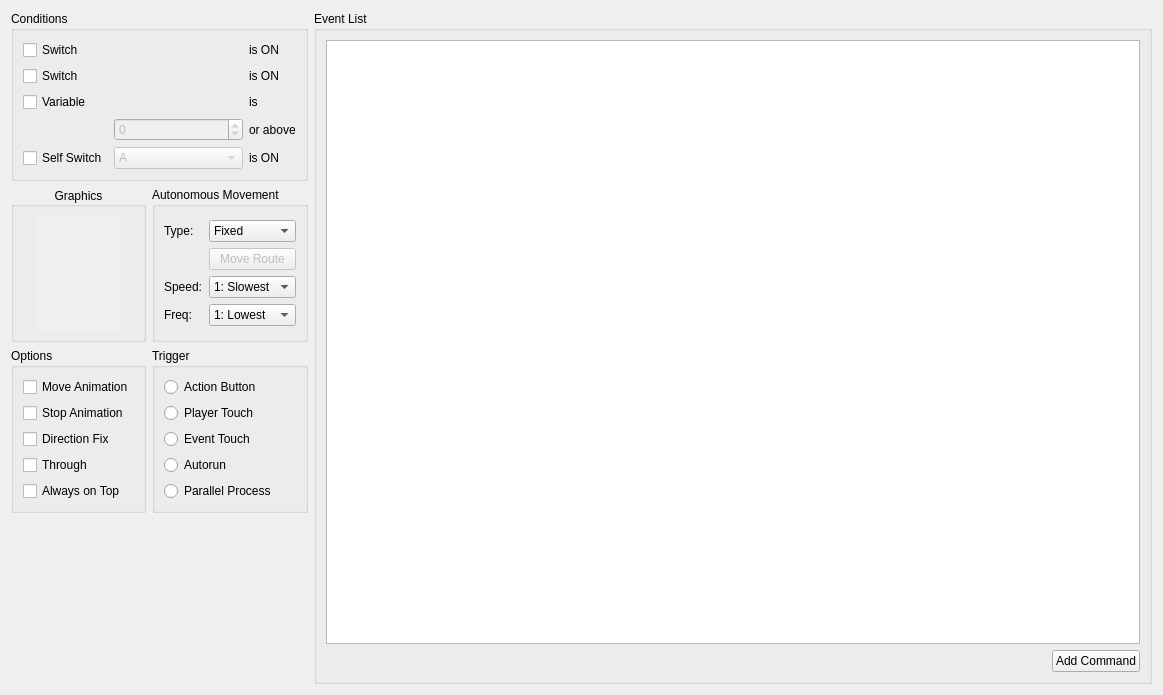
<?xml version="1.0" encoding="UTF-8"?>
<ui version="4.0">
 <class>EventPage</class>
 <widget class="QWidget" name="EventPage">
  <property name="geometry">
   <rect>
    <x>0</x>
    <y>0</y>
    <width>1163</width>
    <height>695</height>
   </rect>
  </property>
  <property name="windowTitle">
   <string>Form</string>
  </property>
  <layout class="QGridLayout" name="gridLayout_9">
   <item row="2" column="1">
    <widget class="QGroupBox" name="groupBox_5">
     <property name="title">
      <string>Trigger</string>
     </property>
     <layout class="QGridLayout" name="gridLayout_8">
      <item row="0" column="0">
       <layout class="QGridLayout" name="gridLayout_7">
        <item row="3" column="0">
         <widget class="QRadioButton" name="radio_autorun">
          <property name="text">
           <string>Autorun</string>
          </property>
         </widget>
        </item>
        <item row="2" column="0">
         <widget class="QRadioButton" name="radio_event_touch">
          <property name="text">
           <string>Event Touch</string>
          </property>
         </widget>
        </item>
        <item row="1" column="0">
         <widget class="QRadioButton" name="radio_player_touch">
          <property name="text">
           <string>Player Touch</string>
          </property>
         </widget>
        </item>
        <item row="0" column="0">
         <widget class="QRadioButton" name="radio_action_button">
          <property name="text">
           <string>Action Button</string>
          </property>
         </widget>
        </item>
        <item row="4" column="0">
         <widget class="QRadioButton" name="radio_parallel_process">
          <property name="text">
           <string>Parallel Process</string>
          </property>
         </widget>
        </item>
       </layout>
      </item>
     </layout>
    </widget>
   </item>
   <item row="0" column="0" colspan="2">
    <widget class="QGroupBox" name="groupBox">
     <property name="title">
      <string>Conditions</string>
     </property>
     <layout class="QGridLayout" name="gridLayout_2">
      <item row="0" column="0">
       <layout class="QGridLayout" name="gridLayout">
        <item row="1" column="0">
         <widget class="QCheckBox" name="check_switch2">
          <property name="text">
           <string>Switch</string>
          </property>
         </widget>
        </item>
        <item row="0" column="0">
         <widget class="QCheckBox" name="check_switch1">
          <property name="text">
           <string>Switch</string>
          </property>
         </widget>
        </item>
        <item row="4" column="0">
         <widget class="QCheckBox" name="check_self_switch">
          <property name="text">
           <string>Self Switch</string>
          </property>
         </widget>
        </item>
        <item row="3" column="1">
         <widget class="QSpinBox" name="spin_variable">
          <property name="enabled">
           <bool>false</bool>
          </property>
          <property name="maximumSize">
           <size>
            <width>140</width>
            <height>16777215</height>
           </size>
          </property>
          <property name="minimum">
           <number>-9999999</number>
          </property>
          <property name="maximum">
           <number>9999999</number>
          </property>
         </widget>
        </item>
        <item row="2" column="0">
         <widget class="QCheckBox" name="check_variable">
          <property name="text">
           <string>Variable</string>
          </property>
         </widget>
        </item>
        <item row="3" column="2">
         <widget class="QLabel" name="label">
          <property name="text">
           <string>or above</string>
          </property>
         </widget>
        </item>
        <item row="0" column="2">
         <widget class="QLabel" name="label_2">
          <property name="text">
           <string>is ON</string>
          </property>
         </widget>
        </item>
        <item row="1" column="2">
         <widget class="QLabel" name="label_3">
          <property name="text">
           <string>is ON</string>
          </property>
         </widget>
        </item>
        <item row="2" column="2">
         <widget class="QLabel" name="label_4">
          <property name="text">
           <string>is</string>
          </property>
         </widget>
        </item>
        <item row="4" column="1">
         <widget class="QComboBox" name="combo_self_switch">
          <property name="enabled">
           <bool>false</bool>
          </property>
          <property name="sizePolicy">
           <sizepolicy hsizetype="Preferred" vsizetype="Fixed">
            <horstretch>50</horstretch>
            <verstretch>0</verstretch>
           </sizepolicy>
          </property>
          <property name="maximumSize">
           <size>
            <width>140</width>
            <height>16777215</height>
           </size>
          </property>
          <item>
           <property name="text">
            <string>A</string>
           </property>
          </item>
          <item>
           <property name="text">
            <string>B</string>
           </property>
          </item>
          <item>
           <property name="text">
            <string>C</string>
           </property>
          </item>
          <item>
           <property name="text">
            <string>D</string>
           </property>
          </item>
         </widget>
        </item>
        <item row="4" column="2">
         <widget class="QLabel" name="label_5">
          <property name="text">
           <string>is ON</string>
          </property>
         </widget>
        </item>
        <item row="0" column="1">
         <widget class="SwitchVariableWidget" name="widget_switch1" native="true">
          <property name="enabled">
           <bool>false</bool>
          </property>
          <property name="maximumSize">
           <size>
            <width>150</width>
            <height>16777215</height>
           </size>
          </property>
         </widget>
        </item>
        <item row="1" column="1">
         <widget class="SwitchVariableWidget" name="widget_switch2" native="true">
          <property name="enabled">
           <bool>false</bool>
          </property>
          <property name="maximumSize">
           <size>
            <width>150</width>
            <height>16777215</height>
           </size>
          </property>
         </widget>
        </item>
        <item row="2" column="1">
         <widget class="SwitchVariableWidget" name="widget_variable" native="true">
          <property name="enabled">
           <bool>false</bool>
          </property>
          <property name="maximumSize">
           <size>
            <width>150</width>
            <height>16777215</height>
           </size>
          </property>
         </widget>
        </item>
       </layout>
      </item>
     </layout>
    </widget>
   </item>
   <item row="1" column="1">
    <widget class="QGroupBox" name="groupBox_3">
     <property name="title">
      <string>Autonomous Movement</string>
     </property>
     <layout class="QGridLayout" name="gridLayout_4">
      <item row="0" column="0">
       <layout class="QGridLayout" name="gridLayout_3">
        <item row="0" column="0">
         <widget class="QLabel" name="label_6">
          <property name="text">
           <string>Type:</string>
          </property>
         </widget>
        </item>
        <item row="1" column="1">
         <widget class="QPushButton" name="button_move_route">
          <property name="enabled">
           <bool>false</bool>
          </property>
          <property name="text">
           <string>Move Route</string>
          </property>
         </widget>
        </item>
        <item row="0" column="1">
         <widget class="QComboBox" name="combo_move_type">
          <item>
           <property name="text">
            <string>Fixed</string>
           </property>
          </item>
          <item>
           <property name="text">
            <string>Random</string>
           </property>
          </item>
          <item>
           <property name="text">
            <string>Approach</string>
           </property>
          </item>
          <item>
           <property name="text">
            <string>Custom</string>
           </property>
          </item>
         </widget>
        </item>
        <item row="2" column="0">
         <widget class="QLabel" name="label_7">
          <property name="text">
           <string>Speed:</string>
          </property>
         </widget>
        </item>
        <item row="3" column="0">
         <widget class="QLabel" name="label_8">
          <property name="text">
           <string>Freq:</string>
          </property>
         </widget>
        </item>
        <item row="2" column="1">
         <widget class="QComboBox" name="combo_speed">
          <item>
           <property name="text">
            <string>1: Slowest</string>
           </property>
          </item>
          <item>
           <property name="text">
            <string>2: Slower</string>
           </property>
          </item>
          <item>
           <property name="text">
            <string>3: Slow</string>
           </property>
          </item>
          <item>
           <property name="text">
            <string>4: Fast</string>
           </property>
          </item>
          <item>
           <property name="text">
            <string>5: Faster</string>
           </property>
          </item>
          <item>
           <property name="text">
            <string>6: Fastest</string>
           </property>
          </item>
         </widget>
        </item>
        <item row="3" column="1">
         <widget class="QComboBox" name="combo_freq">
          <item>
           <property name="text">
            <string>1: Lowest</string>
           </property>
          </item>
          <item>
           <property name="text">
            <string>2: Lower</string>
           </property>
          </item>
          <item>
           <property name="text">
            <string>3: Low</string>
           </property>
          </item>
          <item>
           <property name="text">
            <string>4: High</string>
           </property>
          </item>
          <item>
           <property name="text">
            <string>5: Higher</string>
           </property>
          </item>
          <item>
           <property name="text">
            <string>6: Highest</string>
           </property>
          </item>
         </widget>
        </item>
       </layout>
      </item>
     </layout>
    </widget>
   </item>
   <item row="1" column="0">
    <widget class="QGroupBox" name="groupBox_2">
     <property name="title">
      <string>Graphics</string>
     </property>
     <property name="alignment">
      <set>Qt::AlignCenter</set>
     </property>
     <layout class="QGridLayout" name="gridLayout_11">
      <item row="0" column="0">
       <widget class="ImageDisplayWidget" name="label_graphic">
        <property name="minimumSize">
         <size>
          <width>84</width>
          <height>114</height>
         </size>
        </property>
        <property name="maximumSize">
         <size>
          <width>84</width>
          <height>114</height>
         </size>
        </property>
        <property name="autoFillBackground">
         <bool>true</bool>
        </property>
        <property name="text">
         <string/>
        </property>
        <property name="alignment">
         <set>Qt::AlignCenter</set>
        </property>
       </widget>
      </item>
     </layout>
    </widget>
   </item>
   <item row="2" column="0">
    <widget class="QGroupBox" name="groupBox_4">
     <property name="title">
      <string>Options</string>
     </property>
     <layout class="QGridLayout" name="gridLayout_6">
      <item row="0" column="0">
       <layout class="QGridLayout" name="gridLayout_5">
        <item row="0" column="0">
         <widget class="QCheckBox" name="check_move_animation">
          <property name="text">
           <string>Move Animation</string>
          </property>
         </widget>
        </item>
        <item row="3" column="0">
         <widget class="QCheckBox" name="check_through">
          <property name="text">
           <string>Through</string>
          </property>
         </widget>
        </item>
        <item row="1" column="0">
         <widget class="QCheckBox" name="check_stop_animation">
          <property name="text">
           <string>Stop Animation</string>
          </property>
         </widget>
        </item>
        <item row="2" column="0">
         <widget class="QCheckBox" name="check_direction_fix">
          <property name="text">
           <string>Direction Fix</string>
          </property>
         </widget>
        </item>
        <item row="4" column="0">
         <widget class="QCheckBox" name="check_always_on_top">
          <property name="text">
           <string>Always on Top</string>
          </property>
         </widget>
        </item>
       </layout>
      </item>
     </layout>
    </widget>
   </item>
   <item row="3" column="1">
    <spacer name="verticalSpacer">
     <property name="orientation">
      <enum>Qt::Vertical</enum>
     </property>
     <property name="sizeHint" stdset="0">
      <size>
       <width>20</width>
       <height>40</height>
      </size>
     </property>
    </spacer>
   </item>
   <item row="0" column="2" rowspan="4">
    <widget class="QGroupBox" name="groupBox_6">
     <property name="sizePolicy">
      <sizepolicy hsizetype="Expanding" vsizetype="Preferred">
       <horstretch>0</horstretch>
       <verstretch>0</verstretch>
      </sizepolicy>
     </property>
     <property name="title">
      <string>Event List</string>
     </property>
     <layout class="QGridLayout" name="gridLayout_10">
      <item row="1" column="0">
       <spacer name="horizontalSpacer">
        <property name="orientation">
         <enum>Qt::Horizontal</enum>
        </property>
        <property name="sizeHint" stdset="0">
         <size>
          <width>40</width>
          <height>20</height>
         </size>
        </property>
       </spacer>
      </item>
      <item row="1" column="1">
       <widget class="QPushButton" name="button_add_command">
        <property name="text">
         <string>Add Command</string>
        </property>
       </widget>
      </item>
      <item row="0" column="0" colspan="2">
       <widget class="QListView" name="eventList"/>
      </item>
     </layout>
    </widget>
   </item>
  </layout>
 </widget>
 <customwidgets>
  <customwidget>
   <class>SwitchVariableWidget</class>
   <extends>QWidget</extends>
   <header>dialogs/switchvariablewidget.h</header>
   <container>1</container>
  </customwidget>
  <customwidget>
   <class>ImageDisplayWidget</class>
   <extends>QLabel</extends>
   <header>dialogs/imagedisplaywidget.h</header>
  </customwidget>
 </customwidgets>
 <resources/>
 <connections>
  <connection>
   <sender>check_self_switch</sender>
   <signal>toggled(bool)</signal>
   <receiver>combo_self_switch</receiver>
   <slot>setEnabled(bool)</slot>
   <hints>
    <hint type="sourcelabel">
     <x>71</x>
     <y>189</y>
    </hint>
    <hint type="destinationlabel">
     <x>254</x>
     <y>194</y>
    </hint>
   </hints>
  </connection>
  <connection>
   <sender>check_variable</sender>
   <signal>toggled(bool)</signal>
   <receiver>spin_variable</receiver>
   <slot>setEnabled(bool)</slot>
   <hints>
    <hint type="sourcelabel">
     <x>93</x>
     <y>118</y>
    </hint>
    <hint type="destinationlabel">
     <x>254</x>
     <y>156</y>
    </hint>
   </hints>
  </connection>
  <connection>
   <sender>check_variable</sender>
   <signal>toggled(bool)</signal>
   <receiver>widget_variable</receiver>
   <slot>setEnabled(bool)</slot>
   <hints>
    <hint type="sourcelabel">
     <x>74</x>
     <y>101</y>
    </hint>
    <hint type="destinationlabel">
     <x>148</x>
     <y>104</y>
    </hint>
   </hints>
  </connection>
  <connection>
   <sender>check_switch2</sender>
   <signal>toggled(bool)</signal>
   <receiver>widget_switch2</receiver>
   <slot>setEnabled(bool)</slot>
   <hints>
    <hint type="sourcelabel">
     <x>73</x>
     <y>84</y>
    </hint>
    <hint type="destinationlabel">
     <x>137</x>
     <y>83</y>
    </hint>
   </hints>
  </connection>
  <connection>
   <sender>check_switch1</sender>
   <signal>toggled(bool)</signal>
   <receiver>widget_switch1</receiver>
   <slot>setEnabled(bool)</slot>
   <hints>
    <hint type="sourcelabel">
     <x>81</x>
     <y>49</y>
    </hint>
    <hint type="destinationlabel">
     <x>145</x>
     <y>54</y>
    </hint>
   </hints>
  </connection>
 </connections>
</ui>
